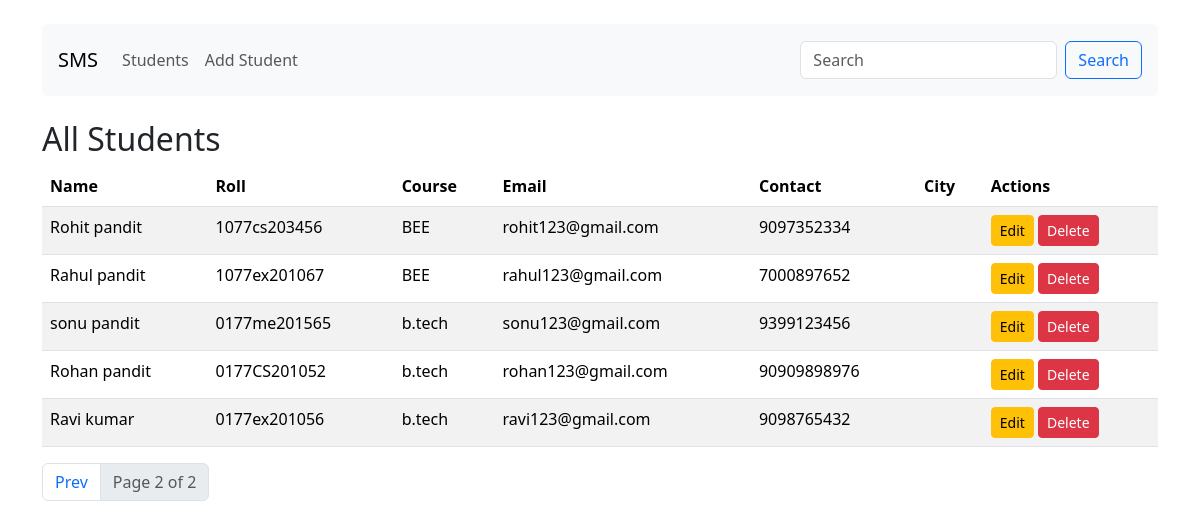
Screenshot of /students/?page=2 with the database file from the repository.
### students/models.py (models this page shows, shortened)
class Student(models.Model):
    name = models.CharField(max_length=100)
    roll_number = models.CharField(max_length=20, unique=True)
    course = models.CharField(max_length=100)
    email = models.EmailField(unique=True)
    contact = models.CharField(max_length=15)
    created_at = models.DateTimeField(auto_now_add=True)

### students/views.py (the view)
# urls.py: path('students/', views.student_list, name='student_list'),
def student_list(request):
    q = request.GET.get('q', '')
    students = Student.objects.all().order_by('-created_at')
    if q:
        students = students.filter(Q(name__icontains=q) | Q(roll_number__icontains=q) | Q(course__icontains=q))
    paginator = Paginator(students, 10)
    page = request.GET.get('page')
    students = paginator.get_page(page)
    return render(request, 'students/student_list.html', {'students': students, 'q': q})

### students/templates/students/student_list.html (shortened to what this page needs)
{% extends "students/base.html" %}
{% block content %}
<h2>All Students</h2>
<table class="table table-striped">
  <thead>
    <tr>
      <th>Name</th><th>Roll</th><th>Course</th><th>Email</th><th>Contact</th><th>City</td><th>Actions</th>
    </tr>
  </thead>
  <tbody>
    {% for s in students %}
    <tr>
      <td>{{ s.name }}</td>
      <td>{{ s.roll_number }}</td>
      <td>{{ s.course }}</td>
      <td>{{ s.email }}</td>
      <td>{{ s.contact }}</td>
      <td>{{s.City}}</td>
      <td>
        <a class="btn btn-sm btn-warning" href="{% url 'edit_student' s.pk %}">Edit</a>
        <form style="display:inline" method="post" action="{% url 'delete_student' s.pk %}">
          <button class="btn btn-sm btn-danger" type="submit">Delete</button>
        </form>
      </td>
    </tr>
    {% empty %}
    <tr><td colspan="6">No students found.</td></tr>
    {% endfor %}
  </tbody>
</table>
<nav>
  <ul class="pagination">
    {% if students.has_previous %}
      <li class="page-item"><a class="page-link" href="?page={{ students.previous_page_number }}{% if q %}&q={{ q }}{% endif %}">Prev</a></li>
    {% endif %}
    <li class="page-item disabled"><span class="page-link">Page {{ students.number }} of {{ students.paginator.num_pages }}</span></li>
  </ul>
</nav>
{% endblock %}

### rows the page displays
Student: name "Rohit pandit", roll_number "1077cs203456", course "BEE", email "rohit123@gmail.com", contact "9097352334"
Student: name "Rahul pandit", roll_number "1077ex201067", course "BEE", email "rahul123@gmail.com", contact "7000897652"
Student: name "sonu pandit", roll_number "0177me201565", course "b.tech", email "sonu123@gmail.com", contact "9399123456"
Student: name "Rohan pandit", roll_number "0177CS201052", course "b.tech", email "rohan123@gmail.com", contact "90909898976"
Student: name "Ravi kumar", roll_number "0177ex201056", course "b.tech", email "ravi123@gmail.com", contact "9098765432"

### other values shown
{{ students.number }} "2"
{{ students.paginator.num_pages }} "2"
